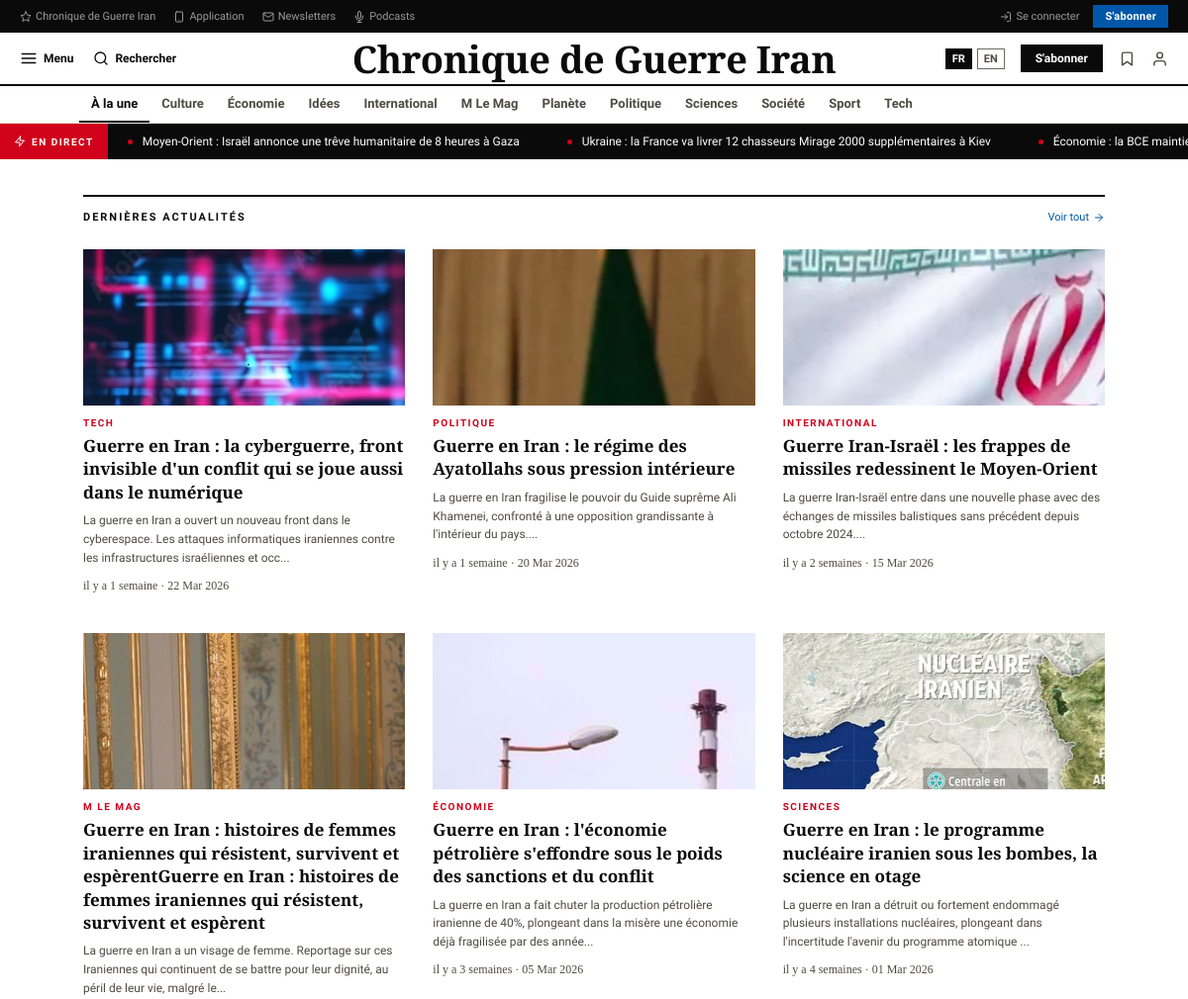
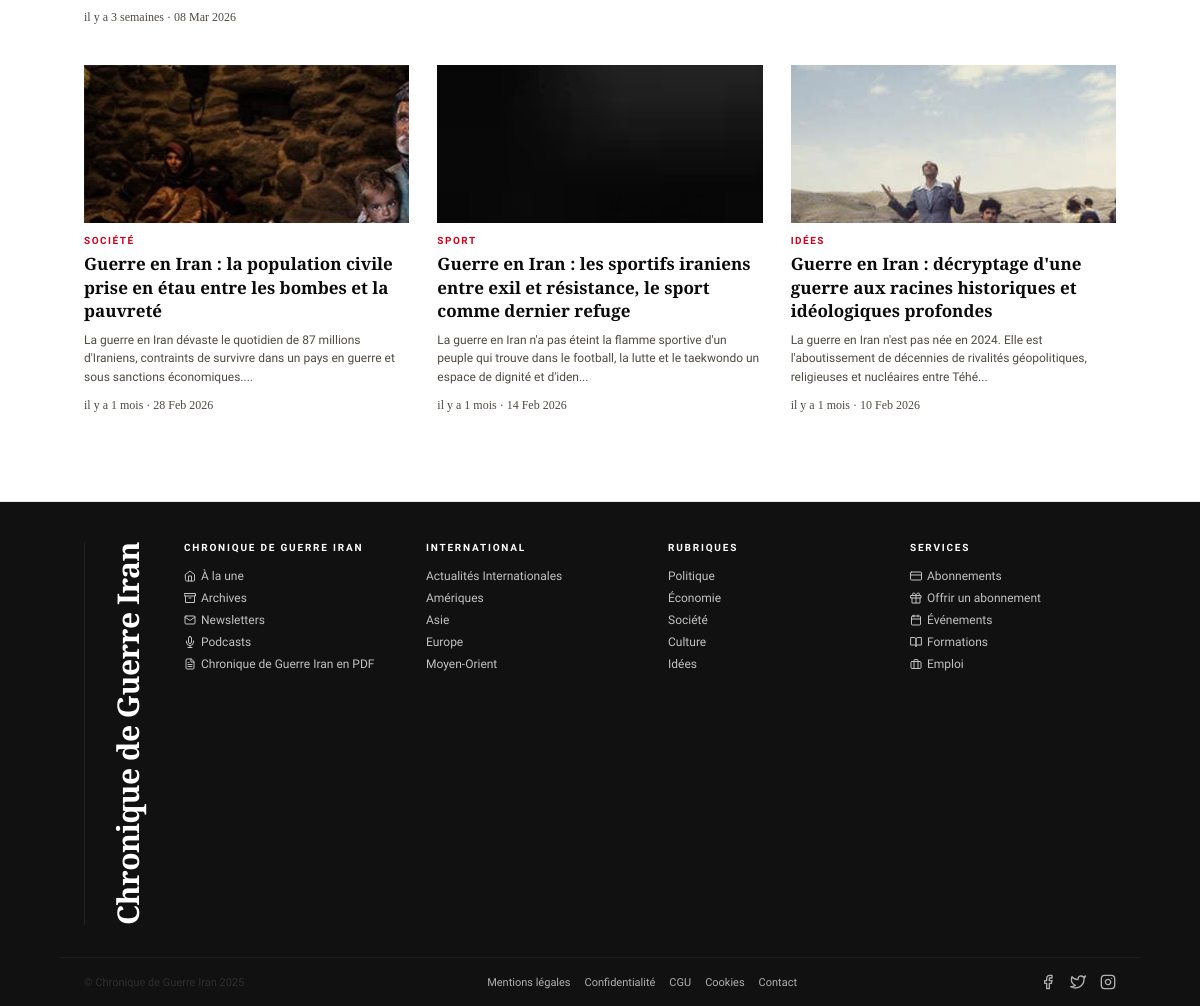
The page / on the database its author committed (2 pictures, top to bottom).
### tables this page shows
CREATE TABLE IF NOT EXISTS categories (
    id INT AUTO_INCREMENT PRIMARY KEY,
    name VARCHAR(100) NOT NULL UNIQUE,
    slug VARCHAR(100) NOT NULL UNIQUE,
    created_at TIMESTAMP DEFAULT CURRENT_TIMESTAMP,
    updated_at TIMESTAMP DEFAULT CURRENT_TIMESTAMP ON UPDATE CURRENT_TIMESTAMP
);

CREATE TABLE IF NOT EXISTS diffusion (
    id INT AUTO_INCREMENT PRIMARY KEY,
    title VARCHAR(500) NOT NULL,
    status_id INT NOT NULL DEFAULT 1,
    created_at TIMESTAMP DEFAULT CURRENT_TIMESTAMP,
    updated_at TIMESTAMP DEFAULT CURRENT_TIMESTAMP ON UPDATE CURRENT_TIMESTAMP,
    FOREIGN KEY (status_id) REFERENCES statuts(id) ON DELETE RESTRICT,
    INDEX idx_status (status_id),
    INDEX idx_created (created_at)
);

CREATE TABLE IF NOT EXISTS articles (
    id INT AUTO_INCREMENT PRIMARY KEY,
    category_id INT NOT NULL,
    title VARCHAR(255) NOT NULL,
    description VARCHAR(500),
    content LONGTEXT,
    author VARCHAR(150),
    image_url VARCHAR(500),
    is_featured BOOLEAN DEFAULT 0,
    published_at TIMESTAMP DEFAULT CURRENT_TIMESTAMP,
    created_at TIMESTAMP DEFAULT CURRENT_TIMESTAMP,
    updated_at TIMESTAMP DEFAULT CURRENT_TIMESTAMP ON UPDATE CURRENT_TIMESTAMP,
    FOREIGN KEY (category_id) REFERENCES categories(id) ON DELETE CASCADE,
    INDEX idx_category (category_id),
    INDEX idx_published (published_at),
    INDEX idx_featured (is_featured)
);

### controller/ArticleController.php (called while the page is built, shortened)
<?php
require_once __DIR__ . '/../model/Article.php';
require_once __DIR__ . '/../model/Category.php';
class ArticleController {
    private $article;
    private $category;
    public function __construct($pdo) {
        $this->article = new Article($pdo);
        $this->category = new Category($pdo);
    }
    public function index($page = 1) {
        $page = max(1, (int)$page);
        $limit = 9;
        $offset = ($page - 1) * $limit;
        $articles = $this->article->getAll($limit, $offset);
        $categories = $this->category->getAll();
        return [
            'articles' => $articles,
            'categories' => $categories,
            'page' => $page
        ];
    }
}
?>

### model/Category.php (called while the page is built, shortened)
<?php
class Category {
    private $pdo;
    public function __construct($pdo) {
        $this->pdo = $pdo;
    }
    public function getAll() {
        $sql = "SELECT * FROM categories ORDER BY name ASC";
        $stmt = $this->pdo->prepare($sql);
        $stmt->execute();
        return $stmt->fetchAll(PDO::FETCH_ASSOC);
    }
}
?>

### bootstrap.php (called while the page is built, shortened)
<?php
require_once __DIR__ . '/inc/helpers.php';
require_once __DIR__ . '/model/Article.php';
require_once __DIR__ . '/model/Category.php';
require_once __DIR__ . '/model/Diffusion.php';
require_once __DIR__ . '/controller/ArticleController.php';
require_once __DIR__ . '/controller/DiffusionController.php';
$database = new Database();
$pdo = $database->connect();
$articleController = new ArticleController($pdo);
$diffusionController = new DiffusionController($pdo);
$categoryModel = new Category($pdo);

### controller/DiffusionController.php (called while the page is built, shortened)
<?php
require_once __DIR__ . '/../model/Diffusion.php';
require_once __DIR__ . '/../model/Article.php';
class DiffusionController {
    private $diffusion;
    public function __construct($pdo) {
        $this->diffusion = new Diffusion($pdo);
    }
    public function getActive() {
        $diffusions = $this->diffusion->getActive(8);
        return ['diffusions' => $diffusions];
    }
}
?>

### model/Diffusion.php (called while the page is built, shortened)
<?php
class Diffusion {
    private $pdo;
    public function __construct($pdo) {
        $this->pdo = $pdo;
    }
    public function getActive($limit = 10) {
        $sql = "SELECT d.*, s.name as status_name FROM diffusion d
                LEFT JOIN statuts s ON d.status_id = s.id
                WHERE d.status_id IN (1, 3)
                ORDER BY d.created_at DESC
                LIMIT :limit";
        $stmt = $this->pdo->prepare($sql);
        $stmt->bindParam(':limit', $limit, PDO::PARAM_INT);
        $stmt->execute();
        return $stmt->fetchAll(PDO::FETCH_ASSOC);
    }
}
?>

### model/Article.php (called while the page is built, shortened)
<?php
class Article {
    private $pdo;
    public function __construct($pdo) {
        $this->pdo = $pdo;
    }
    public function getAll($limit = 9, $offset = 0) {
        $sql = "SELECT a.*, c.name as category_name FROM articles a
                LEFT JOIN categories c ON a.category_id = c.id
                ORDER BY a.published_at DESC
                LIMIT :offset, :limit";
        $stmt = $this->pdo->prepare($sql);
        $stmt->bindParam(':offset', $offset, PDO::PARAM_INT);
        $stmt->bindParam(':limit', $limit, PDO::PARAM_INT);
        $stmt->execute();
        return $stmt->fetchAll(PDO::FETCH_ASSOC);
    }
}
?>

### inc/helpers.php (called while the page is built, shortened)
<?php
function getTimeAgo($date) {
    $timestamp = strtotime($date);
    $currentTime = time();
    $elapsed = $currentTime - $timestamp;
    if ($elapsed < 2592000) {
        $weeks = floor($elapsed / 604800);
        return 'il y a ' . $weeks . ' semaine' . ($weeks > 1 ? 's' : '');
    }
    if ($elapsed < 31536000) {
        $months = floor($elapsed / 2592000);
        return 'il y a ' . $months . ' mois';
    }
    $years = floor($elapsed / 31536000);
    return 'il y a ' . $years . ' an' . ($years > 1 ? 's' : '');
}
function getImageUrl($imageUrl) {
    $placeholderPatterns = [
        '/\?text=/',
        '/via\.placeholder\.com/',
        '/placeholder\.com/',
        '/lorempicsum/',
    ];
    return $imageUrl;
}
function generateSlug($title) {
    $slug = strtolower($title);
    $replacements = [
        'à' => 'a', 'â' => 'a', 'ä' => 'a',
        'é' => 'e', 'è' => 'e', 'ê' => 'e', 'ë' => 'e',
        'î' => 'i', 'ï' => 'i',
        'ô' => 'o', 'ö' => 'o',
        'û' => 'u', 'ü' => 'u',
        'ç' => 'c',
        'œ' => 'oe',
        'æ' => 'ae'
    ];
    foreach ($replacements as $from => $to) {
        $slug = str_replace($from, $to, $slug);
    }
    $slug = preg_replace('/[^a-z0-9]+/', '-', $slug);
    $slug = trim($slug, '-');
    $slug = substr($slug, 0, 50);
    return $slug;
}
?>

### views/home.php (the view, shortened to what this page needs)
<?php
include __DIR__ . '/layout/header.php';
?>
<main id="main-content">
<div class="section">
  <div class="sect-header">
    <h2>Dernières actualités</h2>
    <a href="#" class="see-all">Voir tout <svg data-feather="arrow-right"></svg></a>
  </div>
  <div class="grid3">
    <?php if (!empty($articles)): ?>
      <?php foreach ($articles as $article): ?>
        <div class="card">
          <div class="thumb">
            <div class="thumb-inner gradient-hero-1" style="background-image: url('<?php echo htmlspecialchars(getImageUrl($article['image_url'] ?? '')); ?>');">
            </div>
          </div>
          <div class="ckicker"><?php echo htmlspecialchars($article['category_name'] ?? 'Actualités'); ?></div>
          <div class="card-title"><a href="<?= BASE_URL ?>/<?php echo $article['id']; ?>/article/<?php echo generateSlug($article['title']); ?>"><?php echo htmlspecialchars($article['title']); ?></a></div>
          <div class="card-desc"><?php echo htmlspecialchars(substr($article['description'] ?? '', 0, 150) . '...'); ?></div>
          <div class="card-date">
            <span class="text-secondary"><?php echo getTimeAgo($article['published_at']); ?> · <?php echo date('d M Y', strtotime($article['published_at'])); ?></span>
          </div>
        </div>
      <?php endforeach; ?>
    <?php else: ?>
      <p>Aucun article disponible pour le moment.</p>
    <?php endif; ?>
  </div>
</div>
</main>
<?php include __DIR__ . '/layout/footer.php'; ?>

### views/layout/header.php (shortened to what this page needs)
<!DOCTYPE html>
<html lang="fr">
<head>
    <?php
      $styleFile = __DIR__ . '/../../inc/css/style.css';
      $styleVersion = file_exists($styleFile) ? filemtime($styleFile) : time();
    ?>
    <link rel="stylesheet" href="<?= BASE_URL ?>/inc/css/style.css?v=<?php echo $styleVersion; ?>">
</head>
<body>
<div class="util-bar">
  <div class="util-bar__left">
    <a href="<?php echo BASE_URL !== '' ? BASE_URL : '/'; ?>"><svg data-feather="star"></svg>Chronique de Guerre Iran</a>
    <a href="#"><svg data-feather="smartphone"></svg>Application</a>
    <a href="#"><svg data-feather="mail"></svg>Newsletters</a>
    <a href="#"><svg data-feather="mic"></svg>Podcasts</a>
  </div>
  <?php if (!empty($_SESSION['user_id'])): ?>
    <div class="util-bar__right">
      <a href="#"><svg data-feather="user"></svg>Mon compte</a>
      <a href="/logout"><svg data-feather="log-out"></svg>Se déconnecter</a>
    </div>
  <?php else: ?>
    <div class="util-bar__right">
      <a href="/login"><svg data-feather="log-in"></svg>Se connecter</a>
      <button class="btn-sub-util">S'abonner</button>
    </div>
  <?php endif;?>
</div>
<nav class="main-nav">
  <div class="nav-left">
    <button class="nav-btn">
      <svg data-feather="menu"></svg>
      Menu
    </button>
    <button class="nav-btn search">
      <svg data-feather="search"></svg>
      Rechercher
    </button>
  </div>
  <div class="nav-logo"><a href="<?php echo BASE_URL !== '' ? BASE_URL : '/'; ?>">Chronique de Guerre Iran</a></div>
  <div class="nav-right">
    <div class="nav-lang">
      <a href="#" class="active">FR</a>
      <a href="#">EN</a>
    </div>
    <button class="btn-sub-nav">S'abonner</button>
    <span class="nav-icon"><svg data-feather="bookmark"></svg></span>
    <span class="nav-icon"><svg data-feather="user"></svg></span>
  </div>
</nav>
<nav class="rubrique-nav">
  <ul>
    <li class="<?php echo isset($activeSlug) && $activeSlug === 'a-la-une' ? 'active' : ''; ?>">
      <a href="<?php echo BASE_URL !== '' ? BASE_URL : '/'; ?>">
        À la une
      </a>
    </li>
    <?php foreach ($categories as $cat): ?>
      <li class="<?php echo isset($activeSlug) && $cat['slug'] === $activeSlug ? 'active' : ''; ?>">
        <a href="<?= BASE_URL ?>/categorie/<?php echo urlencode($cat['slug']); ?>">
          <?php echo htmlspecialchars($cat['name']); ?>
        </a>
      </li>
    <?php endforeach; ?>
  </ul>
</nav>
<div class="ticker">
  <div class="ticker-label">
    <svg data-feather="zap"></svg>
    En direct
  </div>
  <div class="ticker-scroll">
    <div class="ticker-track">
      <?php if (!empty($diffusions)): ?>
        <?php foreach ($diffusions as $diffusion): ?>
          <span class="item"><?php echo htmlspecialchars($diffusion['title']); ?></span>
        <?php endforeach; ?>
      <?php else: ?>
        <span class="item">Aucune actualité en direct pour le moment</span>
      <?php endif; ?>
    </div>
  </div>
</div>

### rows shown on the page
categories: name "Culture"
categories: name "Économie"
categories: name "Idées"
categories: name "International"
categories: name "M Le Mag"
categories: name "Planète"
categories: name "Politique"
categories: name "Sciences"
categories: name "Société"
categories: name "Sport"
categories: name "Tech"
diffusion: title "Moyen-Orient : Israël annonce une trêve humanitaire de 8 heures à Gaza"
diffusion: title "Ukraine : la France va livrer 12 chasseurs Mirage 2000 supplémentaires à Kiev"
diffusion: title "Économie : la BCE…"
articles: image_url (picture), category.name "TECH", title "Guerre en Iran : la cyberguerre, front invisible d'un conflit qui se joue aussi dans le numérique", description "La guerre en Iran a ouvert un nouveau front dans le cyberespace. Les attaques informatiques iraniennes contre les infrastructures israéliennes et occ...", published_at "il y a 1 semaine", published_at "22 Mar 2026"
articles: image_url (picture), category.name "POLITIQUE", title "Guerre en Iran : le régime des Ayatollahs sous pression intérieure", description "La guerre en Iran fragilise le pouvoir du Guide suprême Ali Khamenei, confronté à une opposition grandissante à l'intérieur du pays....", published_at "il y a 1 semaine", published_at "20 Mar 2026"
articles: image_url (picture), category.name "INTERNATIONAL", title "Guerre Iran-Israël : les frappes de missiles redessinent le Moyen-Orient", description "La guerre Iran-Israël entre dans une nouvelle phase avec des échanges de missiles balistiques sans précédent depuis octobre 2024....", published_at "il y a 2 semaines", published_at "15 Mar 2026"
articles: image_url (picture), category.name "M LE MAG", title "Guerre en Iran : histoires de femmes iraniennes qui résistent, survivent et espèrentGuerre en Iran : histoires de femmes iraniennes qui résistent, survivent et espèrent", description "La guerre en Iran a un visage de femme. Reportage sur ces Iraniennes qui continuent de se battre pour leur dignité, au péril de leur vie, malgré le...", published_at "il y a 3 semaines", published_at "08 Mar 2026"
articles: image_url (picture), category.name "ÉCONOMIE", title "Guerre en Iran : l'économie pétrolière s'effondre sous le poids des sanctions et du conflit", description "La guerre en Iran a fait chuter la production pétrolière iranienne de 40%, plongeant dans la misère une économie déjà fragilisée par des année...", published_at "il y a 3 semaines", published_at "05 Mar 2026"
articles: image_url (picture), category.name "SCIENCES", title "Guerre en Iran : le programme nucléaire iranien sous les bombes, la science en otage", description "La guerre en Iran a détruit ou fortement endommagé plusieurs installations nucléaires, plongeant dans l'incertitude l'avenir du programme atomique ...", published_at "il y a 4 semaines", published_at "01 Mar 2026"
articles: image_url (picture), category.name "SOCIÉTÉ", title "Guerre en Iran : la population civile prise en étau entre les bombes et la pauvreté", description "La guerre en Iran dévaste le quotidien de 87 millions d'Iraniens, contraints de survivre dans un pays en guerre et sous sanctions économiques....", published_at "il y a 1 mois", published_at "28 Feb 2026"
articles: image_url (picture), category.name "SPORT", title "Guerre en Iran : les sportifs iraniens entre exil et résistance, le sport comme dernier refuge", description "La guerre en Iran n'a pas éteint la flamme sportive d'un peuple qui trouve dans le football, la lutte et le taekwondo un espace de dignité et d'iden...", published_at "il y a 1 mois", published_at "14 Feb 2026"
articles: image_url (picture), category.name "IDÉES", title "Guerre en Iran : décryptage d'une guerre aux racines historiques et idéologiques profondes", description "La guerre en Iran n'est pas née en 2024. Elle est l'aboutissement de décennies de rivalités géopolitiques, religieuses et nucléaires entre Téhé...", published_at "il y a 1 mois", published_at "10 Feb 2026"
